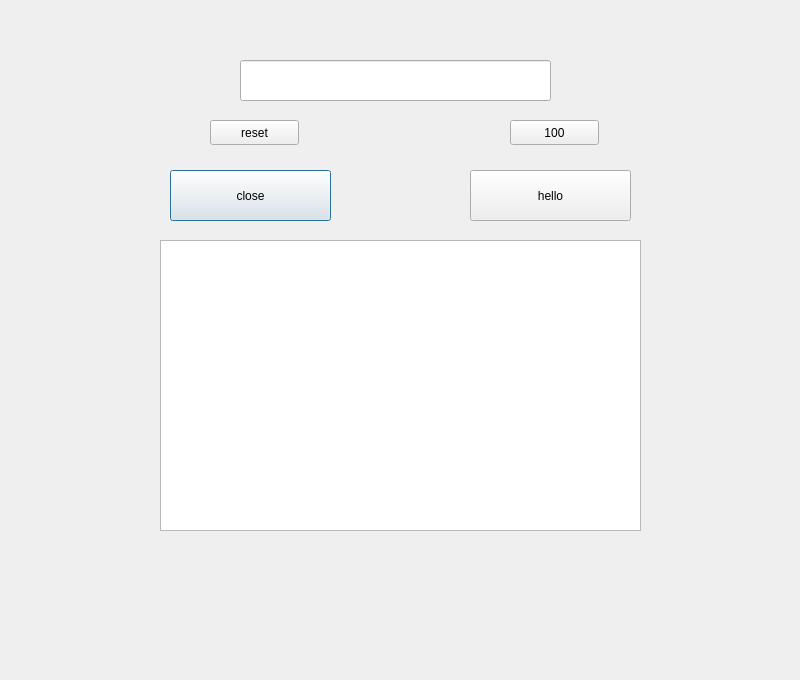
<?xml version="1.0" encoding="UTF-8"?>
<ui version="4.0">
 <class>Dialog</class>
 <widget class="QDialog" name="Dialog">
  <property name="geometry">
   <rect>
    <x>0</x>
    <y>0</y>
    <width>800</width>
    <height>680</height>
   </rect>
  </property>
  <property name="windowTitle">
   <string>Dialog</string>
  </property>
  <widget class="QLineEdit" name="lineEdit">
   <property name="geometry">
    <rect>
     <x>240</x>
     <y>60</y>
     <width>311</width>
     <height>41</height>
    </rect>
   </property>
   <property name="font">
    <font>
     <family>Ubuntu Condensed</family>
     <weight>75</weight>
     <bold>true</bold>
    </font>
   </property>
  </widget>
  <widget class="QPushButton" name="pushButton">
   <property name="geometry">
    <rect>
     <x>170</x>
     <y>170</y>
     <width>161</width>
     <height>51</height>
    </rect>
   </property>
   <property name="text">
    <string>close</string>
   </property>
  </widget>
  <widget class="QPushButton" name="pushButton_2">
   <property name="geometry">
    <rect>
     <x>470</x>
     <y>170</y>
     <width>161</width>
     <height>51</height>
    </rect>
   </property>
   <property name="text">
    <string>hello</string>
   </property>
  </widget>
  <widget class="QPushButton" name="pushButton_3">
   <property name="geometry">
    <rect>
     <x>210</x>
     <y>120</y>
     <width>89</width>
     <height>25</height>
    </rect>
   </property>
   <property name="text">
    <string>reset</string>
   </property>
  </widget>
  <widget class="QPushButton" name="pushButton_4">
   <property name="geometry">
    <rect>
     <x>510</x>
     <y>120</y>
     <width>89</width>
     <height>25</height>
    </rect>
   </property>
   <property name="text">
    <string>100</string>
   </property>
  </widget>
  <widget class="QTextBrowser" name="textBrowser">
   <property name="geometry">
    <rect>
     <x>160</x>
     <y>240</y>
     <width>481</width>
     <height>291</height>
    </rect>
   </property>
  </widget>
  <zorder>pushButton</zorder>
  <zorder>pushButton_2</zorder>
  <zorder>pushButton_3</zorder>
  <zorder>lineEdit</zorder>
  <zorder>pushButton_4</zorder>
  <zorder>textBrowser</zorder>
 </widget>
 <layoutdefault spacing="6" margin="11"/>
 <resources/>
 <connections/>
</ui>
